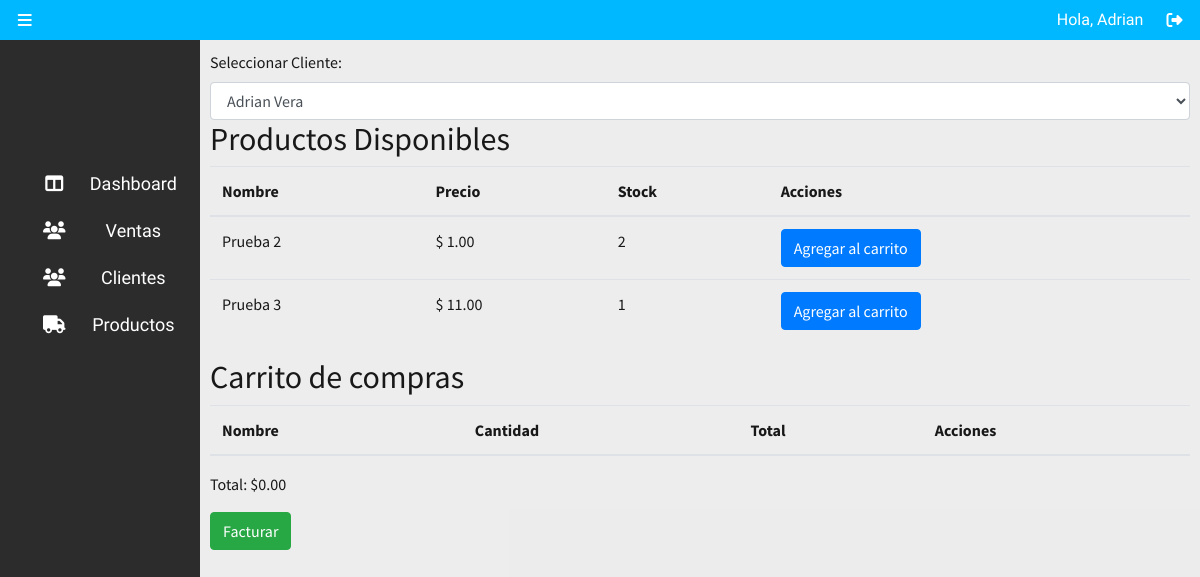
The page /facturacion.php (signed in) on the database its author committed.
### tables this page shows
CREATE TABLE `productos` (
  `id_producto` int(11) NOT NULL,
  `nombre` varchar(255) NOT NULL,
  `descripcion` text DEFAULT NULL,
  `precio` decimal(10,2) NOT NULL,
  `cantidad` int(11) NOT NULL DEFAULT 0
);

### facturacion.php (the view, shortened to what this page needs)
<!DOCTYPE html>
<html lang="en">
<head>
    <link rel="stylesheet" href="css/purecss/pure.min.css">
    <link rel="stylesheet" href="css/purecss/grid/base.min.css">
    <link rel="stylesheet" href="css/purecss/grid/grids.min.css">
    <link rel="stylesheet" href="css/purecss/grid/grids.responsive.css">
    <link rel="stylesheet" href="css/normalize.css">
    <link rel="stylesheet" href="css/container.css">
    <link rel="stylesheet" href="css/layout.css">
    <link rel="stylesheet" href="https://stackpath.bootstrapcdn.com/bootstrap/4.3.1/css/bootstrap.min.css">
</head>
<body>
    <div class="pure-g contenedor">
        <div class="nav pure-u-1">
            <div class="pure-u-4-24 pure-u-sm-2-24 pure-u-md-2-24 pure-u-lg-1-24 submenu">
                <i class="fas fa-bars" id="sbmenu_btn"></i>
            </div>
            <div class="pure-u-10-24 pure-u-sm-5-24 pure-u-md-5-24 pure-u-lg-3-24 user_options">
                <span>Hola, <?php echo $_SESSION['nombre_usuario']; ?></span>
                <a href="#"><i class="fas fa-sign-out-alt"></i></a>
            </div>
        </div>
        <div class="main pure-u-1">
            <div class="submenu pure-u-5-12 pure-u-sm-1-4 pure-u-md-1-4 pure-u-lg-1-6" id="submenu" style="display: none">
            <div class="items pure-u-24-24">
<a class="item pure-u-1" href="#">
    <div class="icono_sbmenu pure-u-3-24">
        <i class="fas fa-columns"></i>
    </div>
    <div class="descp pure-u-16-24">
        Dashboard
    </div>
</a>
<div class="item pure-u-1 item_sb" href="#">
    <div class="icono_sbmenu pure-u-3-24">
        <i class="fas fa-users"></i>
    </div>
    <div class="descp pure-u-16-24">
        Ventas
    </div>
</div>
<div class="item pure-u-1 item_sb">
    <div class="icono_sbmenu pure-u-3-24">
        <i class="fas fa-users"></i>
    </div>
    <div class="descp pure-u-16-24">
        Clientes
    </div>
</div>
<div class="item pure-u-1 item_sb">
    <div class="icono_sbmenu pure-u-3-24">
        <i class="fas fa-truck"></i>
    </div>
    <div class="descp pure-u-16-24">
        Productos
    </div>
</div>
</div>
            </div>
            <div class="bodycontent pure-u-1 pure-u-sm-18-24 pure-u-md-18-24 pure-u-lg-20-24" id="bdysbncontent">
                <div class="container">
                    <label for="clienteSelect">Seleccionar Cliente:</label>
                    <select id="clienteSelect" class="form-control">
                        <?php
                        $servername = "localhost:3307";
                        $username = "root";
                        $password = "admin";
                        $dbname = "proyecto_finalpwa";
                        $conexion = new mysqli($servername, $username, $password, $dbname);
                        $consultaClientes = $conexion->query("SELECT id_cliente, nombre FROM clientes");
                        if ($consultaClientes->num_rows > 0) {
                            while ($cliente = $consultaClientes->fetch_assoc()) {
                                echo "<option value='{$cliente['id_cliente']}'>{$cliente['nombre']}</option>";
                            }
                        } else {
                            echo "<option value=''>No hay clientes disponibles.</option>";
                        }
                        ?>
                    </select>
                    <h2>Productos Disponibles</h2>
                    <table class="table">
                        <thead>
                            <tr>
                                <th>Nombre</th>
                                <th>Precio</th>
                                <th>Stock</th>
                                <th>Acciones</th>
                            </tr>
                        </thead>
                        <tbody>
                            <?php
                            $conexion = new mysqli($servername, $username, $password, $dbname);
                            $consultaProductos = $conexion->query("SELECT id_producto, nombre, precio, cantidad FROM productos");
                            if ($consultaProductos->num_rows > 0) {
                                while ($producto = $consultaProductos->fetch_assoc()) {
                                    echo "<tr>";
                                    echo "<td>{$producto['nombre']}</td>";
                                    echo "<td>$ {$producto['precio']}</td>";
                                    echo "<td>{$producto['cantidad']}</td>";
                                    echo "<td><button class='btn btn-primary' onclick='agregarAlCarrito({$producto['id_producto']}, \"{$producto['nombre']}\", {$producto['precio']})'>Agregar al carrito</button></td>";
                                    echo "</tr>";
                                }
                            } else {
                                echo "<tr><td colspan='4'>No hay productos disponibles.</td></tr>";
                            }
                            ?>
                        </tbody>
                    </table>
                    <div class="cart">
                        <h2>Carrito de compras</h2>
                        <table id="cart-table" class="table">
                            <thead>
                                <tr>
                                    <th>Nombre</th>
                                    <th>Cantidad</th>
                                    <th>Total</th>
                                    <th>Acciones</th>
                                </tr>
                            </thead>
                        </table>
                        <p>Total: <span id="cart-total">$0.00</span></p>
                        <button class="btn btn-success" onclick="facturar()">Facturar</button>
                    </div>
                </div>
                </div>
            </div>
        </div>
</body>
</html>

### css/purecss/grid/grids.responsive.css (style rules this page uses)
@media screen and (min-width:35.5em) { .pure-u-sm-1,.pure-u-sm-1-1,.pure-u-sm-1-12,.pure-u-sm-1-2,.pure-u-sm-1-24,.pure-u-sm-1-3,.pure-u-sm-1-4,.pure-u-sm-1-5,.pure-u-sm-1-6,.pure-u-sm-1-8,.pure-u-sm-10-24,.pure-u-sm-11-12,.pure-u-sm-11-24,.pure-u-sm-12-24,.pure-u-sm-13-24,.pure-u-sm-14-24,.pure-u-sm-15-24,.pure-u-sm-16-24,.pure-u-sm-17-24,.pure-u-sm-18-24,.pure-u-sm-19-24,.pure-u-sm-2-24,.pure-u-sm-2-3,.pure-u-sm-2-5,.pure-u-sm-20-24,.pure-u-sm-21-24,.pure-u-sm-22-24,.pure-u-sm-23-24,.pure-u-sm-24-24,.pure-u-sm-3-24,.pure-u-sm-3-4,.pure-u-sm-3-5,.pure-u-sm-3-8,.pure-u-sm-4-24,.pure-u-sm-4-5,.pure-u-sm-5-12,.pure-u-sm-5-24,.pure-u-sm-5-5,.pure-u-sm-5-6,.pure-u-sm-5-8,.pure-u-sm-6-24,.pure-u-sm-7-12,.pure-u-sm-7-24,.pure-u-sm-7-8,.pure-u-sm-8-24,.pure-u-sm-9-24 { display:inline-block;letter-spacing:normal;word-spacing:normal;vertical-align:top;text-rendering:auto } }
@media screen and (min-width:35.5em) { .pure-u-sm-1-12,.pure-u-sm-2-24 { width:8.3333% } }
@media screen and (min-width:35.5em) { .pure-u-sm-5-24 { width:20.8333% } }
@media screen and (min-width:35.5em) { .pure-u-sm-1-4,.pure-u-sm-6-24 { width:25% } }
@media screen and (min-width:35.5em) { .pure-u-sm-18-24,.pure-u-sm-3-4 { width:75% } }
@media screen and (min-width:48em) { .pure-u-md-1,.pure-u-md-1-1,.pure-u-md-1-12,.pure-u-md-1-2,.pure-u-md-1-24,.pure-u-md-1-3,.pure-u-md-1-4,.pure-u-md-1-5,.pure-u-md-1-6,.pure-u-md-1-8,.pure-u-md-10-24,.pure-u-md-11-12,.pure-u-md-11-24,.pure-u-md-12-24,.pure-u-md-13-24,.pure-u-md-14-24,.pure-u-md-15-24,.pure-u-md-16-24,.pure-u-md-17-24,.pure-u-md-18-24,.pure-u-md-19-24,.pure-u-md-2-24,.pure-u-md-2-3,.pure-u-md-2-5,.pure-u-md-20-24,.pure-u-md-21-24,.pure-u-md-22-24,.pure-u-md-23-24,.pure-u-md-24-24,.pure-u-md-3-24,.pure-u-md-3-4,.pure-u-md-3-5,.pure-u-md-3-8,.pure-u-md-4-24,.pure-u-md-4-5,.pure-u-md-5-12,.pure-u-md-5-24,.pure-u-md-5-5,.pure-u-md-5-6,.pure-u-md-5-8,.pure-u-md-6-24,.pure-u-md-7-12,.pure-u-md-7-24,.pure-u-md-7-8,.pure-u-md-8-24,.pure-u-md-9-24 { display:inline-block;letter-spacing:normal;word-spacing:normal;vertical-align:top;text-rendering:auto } }
@media screen and (min-width:48em) { .pure-u-md-1-12,.pure-u-md-2-24 { width:8.3333% } }
@media screen and (min-width:48em) { .pure-u-md-5-24 { width:20.8333% } }
@media screen and (min-width:48em) { .pure-u-md-1-4,.pure-u-md-6-24 { width:25% } }
@media screen and (min-width:48em) { .pure-u-md-18-24,.pure-u-md-3-4 { width:75% } }
@media screen and (min-width:64em) { .pure-u-lg-1,.pure-u-lg-1-1,.pure-u-lg-1-12,.pure-u-lg-1-2,.pure-u-lg-1-24,.pure-u-lg-1-3,.pure-u-lg-1-4,.pure-u-lg-1-5,.pure-u-lg-1-6,.pure-u-lg-1-8,.pure-u-lg-10-24,.pure-u-lg-11-12,.pure-u-lg-11-24,.pure-u-lg-12-24,.pure-u-lg-13-24,.pure-u-lg-14-24,.pure-u-lg-15-24,.pure-u-lg-16-24,.pure-u-lg-17-24,.pure-u-lg-18-24,.pure-u-lg-19-24,.pure-u-lg-2-24,.pure-u-lg-2-3,.pure-u-lg-2-5,.pure-u-lg-20-24,.pure-u-lg-21-24,.pure-u-lg-22-24,.pure-u-lg-23-24,.pure-u-lg-24-24,.pure-u-lg-3-24,.pure-u-lg-3-4,.pure-u-lg-3-5,.pure-u-lg-3-8,.pure-u-lg-4-24,.pure-u-lg-4-5,.pure-u-lg-5-12,.pure-u-lg-5-24,.pure-u-lg-5-5,.pure-u-lg-5-6,.pure-u-lg-5-8,.pure-u-lg-6-24,.pure-u-lg-7-12,.pure-u-lg-7-24,.pure-u-lg-7-8,.pure-u-lg-8-24,.pure-u-lg-9-24 { display:inline-block;letter-spacing:normal;word-spacing:normal;vertical-align:top;text-rendering:auto } }
@media screen and (min-width:64em) { .pure-u-lg-1-24 { width:4.1667% } }
@media screen and (min-width:64em) { .pure-u-lg-1-8,.pure-u-lg-3-24 { width:12.5% } }
@media screen and (min-width:64em) { .pure-u-lg-1-6,.pure-u-lg-4-24 { width:16.6667% } }
@media screen and (min-width:64em) { .pure-u-lg-20-24,.pure-u-lg-5-6 { width:83.3333% } }

### css/container.css (style rules this page uses)
body, html, .pure-g { height: 100%; font-family: "Source Sans Pro", sans-serif; }
* { font-family: "Source Sans Pro", sans-serif; color: rgba(0, 0, 0, 0.9); }
.contenedor { display: flex; justify-content: center; align-content: center; background: rgba(204, 204, 204, 0.15); overflow: hidden; }

### facturacion.php (style rules this page uses)
body { background-color: #f2f2f2; font-family: Arial, sans-serif; }

### rows shown on the page
productos: nombre "Prueba 2", precio "1.00", cantidad "2"
productos: nombre "Prueba 3", precio "11.00", cantidad "1"

### other values the page prints
$_SESSION['nombre_usuario'] "Adrian"
form field value "Adrian Vera"
